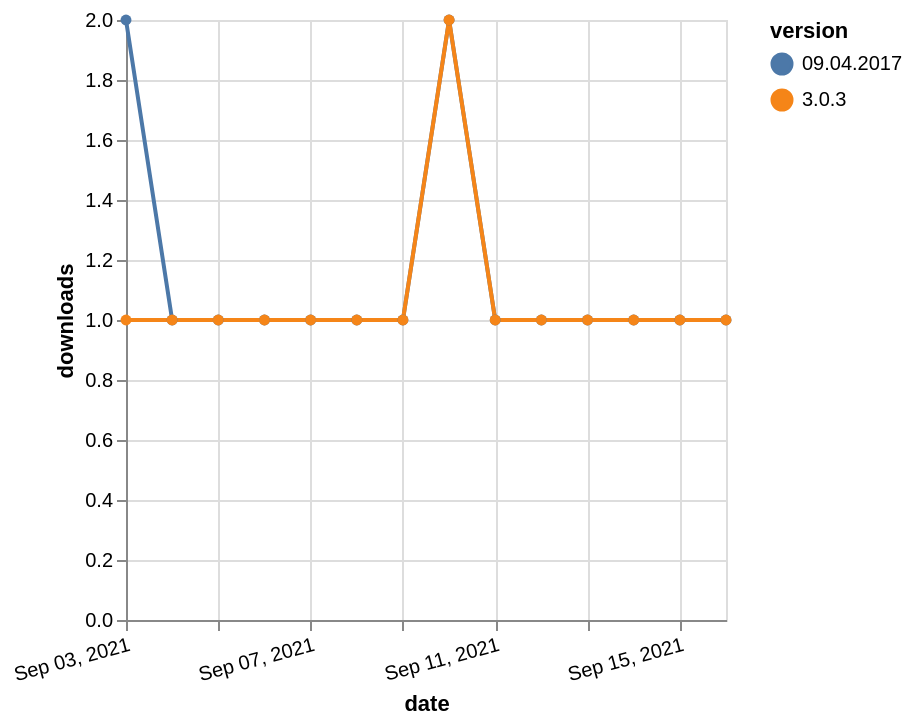

Express this chart as Vega-Lite.
### Vega-Lite specification from a JSON file in a GitHub repository (floating-point values rounded to 4 significant figures)
{"$schema": "https://vega.github.io/schema/vega-lite/v5.json", "description": "A simple bar chart with embedded data.", "data": {"values": [{"date": "2021-09-03", "total": 492, "delta": 2, "version": "09.04.2017"}, {"date": "2021-09-04", "total": 493, "delta": 1, "version": "09.04.2017"}, {"date": "2021-09-05", "total": 494, "delta": 1, "version": "09.04.2017"}, {"date": "2021-09-06", "total": 495, "delta": 1, "version": "09.04.2017"}, {"date": "2021-09-07", "total": 496, "delta": 1, "version": "09.04.2017"}, {"date": "2021-09-08", "total": 497, "delta": 1, "version": "09.04.2017"}, {"date": "2021-09-09", "total": 498, "delta": 1, "version": "09.04.2017"}, {"date": "2021-09-10", "total": 500, "delta": 2, "version": "09.04.2017"}, {"date": "2021-09-11", "total": 501, "delta": 1, "version": "09.04.2017"}, {"date": "2021-09-12", "total": 502, "delta": 1, "version": "09.04.2017"}, {"date": "2021-09-13", "total": 503, "delta": 1, "version": "09.04.2017"}, {"date": "2021-09-14", "total": 504, "delta": 1, "version": "09.04.2017"}, {"date": "2021-09-15", "total": 505, "delta": 1, "version": "09.04.2017"}, {"date": "2021-09-16", "total": 506, "delta": 1, "version": "09.04.2017"}, {"date": "2021-09-03", "total": 242, "delta": 1, "version": "3.0.3"}, {"date": "2021-09-04", "total": 243, "delta": 1, "version": "3.0.3"}, {"date": "2021-09-05", "total": 244, "delta": 1, "version": "3.0.3"}, {"date": "2021-09-06", "total": 245, "delta": 1, "version": "3.0.3"}, {"date": "2021-09-07", "total": 246, "delta": 1, "version": "3.0.3"}, {"date": "2021-09-08", "total": 247, "delta": 1, "version": "3.0.3"}, {"date": "2021-09-09", "total": 248, "delta": 1, "version": "3.0.3"}, {"date": "2021-09-10", "total": 250, "delta": 2, "version": "3.0.3"}, {"date": "2021-09-11", "total": 251, "delta": 1, "version": "3.0.3"}, {"date": "2021-09-12", "total": 252, "delta": 1, "version": "3.0.3"}, {"date": "2021-09-13", "total": 253, "delta": 1, "version": "3.0.3"}, {"date": "2021-09-14", "total": 254, "delta": 1, "version": "3.0.3"}, {"date": "2021-09-15", "total": 255, "delta": 1, "version": "3.0.3"}, {"date": "2021-09-16", "total": 256, "delta": 1, "version": "3.0.3"}]}, "width": "container", "mark": {"type": "line", "point": {"filled": true}}, "encoding": {"x": {"field": "date", "type": "temporal", "timeUnit": "yearmonthdate", "title": "date", "axis": {"labelAngle": -15}}, "y": {"field": "delta", "type": "quantitative", "title": "downloads"}, "color": {"field": "version", "type": "nominal"}, "tooltip": {"field": "delta"}}}
